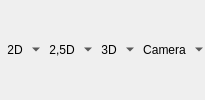
        <widget class="QWidget" name="TBViewToolbar" native="true">
         <property name="sizePolicy">
          <sizepolicy hsizetype="Fixed" vsizetype="Fixed">
           <horstretch>0</horstretch>
           <verstretch>0</verstretch>
          </sizepolicy>
         </property>
         <layout class="QHBoxLayout" name="horizontalLayout_18">
          <property name="spacing">
           <number>0</number>
          </property>
          <property name="margin">
           <number>0</number>
          </property>
          <item>
           <widget class="QToolButton" name="TBView2d">
            <property name="text">
             <string>2D</string>
            </property>
            <property name="icon">
             <iconset resource="../../sharedcode/resources.qrc">
              <normaloff>:/resources/RES/2d.png</normaloff>:/resources/RES/2d.png</iconset>
            </property>
            <property name="checkable">
             <bool>true</bool>
            </property>
            <property name="checked">
             <bool>false</bool>
            </property>
            <property name="popupMode">
             <enum>QToolButton::MenuButtonPopup</enum>
            </property>
            <property name="autoRaise">
             <bool>true</bool>
            </property>
           </widget>
          </item>
          <item>
           <widget class="QToolButton" name="TBView25d">
            <property name="text">
             <string>2,5D</string>
            </property>
            <property name="icon">
             <iconset resource="../../sharedcode/resources.qrc">
              <normaloff>:/resources/RES/25d.png</normaloff>:/resources/RES/25d.png</iconset>
            </property>
            <property name="checkable">
             <bool>true</bool>
            </property>
            <property name="checked">
             <bool>false</bool>
            </property>
            <property name="popupMode">
             <enum>QToolButton::MenuButtonPopup</enum>
            </property>
            <property name="autoRaise">
             <bool>true</bool>
            </property>
           </widget>
          </item>
          <item>
           <widget class="QToolButton" name="TBView3d">
            <property name="text">
             <string>3D</string>
            </property>
            <property name="icon">
             <iconset resource="../../sharedcode/resources.qrc">
              <normaloff>:/resources/RES/3d.png</normaloff>:/resources/RES/3d.png</iconset>
            </property>
            <property name="checkable">
             <bool>true</bool>
            </property>
            <property name="checked">
             <bool>false</bool>
            </property>
            <property name="popupMode">
             <enum>QToolButton::MenuButtonPopup</enum>
            </property>
            <property name="autoRaise">
             <bool>true</bool>
            </property>
           </widget>
          </item>
          <item>
           <widget class="QToolButton" name="TBView3d_2">
            <property name="text">
             <string>Camera</string>
            </property>
            <property name="icon">
             <iconset resource="../../sharedcode/resources.qrc">
              <normaloff>:/resources/RES/ffficons/eye.png</normaloff>:/resources/RES/ffficons/eye.png</iconset>
            </property>
            <property name="checkable">
             <bool>true</bool>
            </property>
            <property name="checked">
             <bool>false</bool>
            </property>
            <property name="popupMode">
             <enum>QToolButton::MenuButtonPopup</enum>
            </property>
            <property name="autoRaise">
             <bool>true</bool>
            </property>
           </widget>
          </item>
         </layout>
        </widget>
